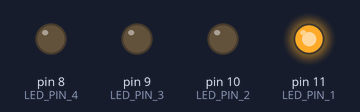
Simulated run of this sketch. Board: Arduino Uno, built with avr-gcc and run on an emulated ATmega328P. Parts: output pins drawn as LEDs (lit = HIGH).

Above: at 2.5 s.
At 7.5 s:
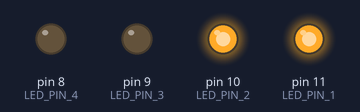
At 12.5 s:
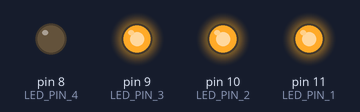
At 17.5 s:
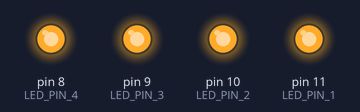
At 22.5 s:
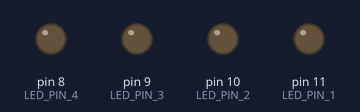
Timing chart, 0 to 32.5 s (numbered marks = the images above):
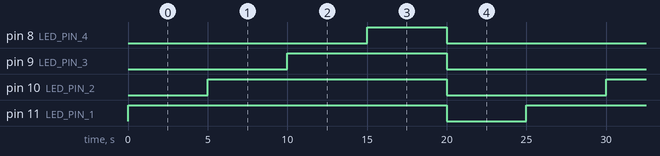

The sketch:

roller_00.ino
```cpp
#define LED_PIN_1 11
#define LED_PIN_2 10
#define LED_PIN_3 9
#define LED_PIN_4 8
void setup()
{
  pinMode(LED_PIN_1, OUTPUT);
  pinMode(LED_PIN_2, OUTPUT);
  pinMode(LED_PIN_3, OUTPUT);
  pinMode(LED_PIN_4, OUTPUT);
}

void loop()
{
  digitalWrite(LED_PIN_1, HIGH);
  delay(5000);
  digitalWrite(LED_PIN_2, HIGH);
  delay(5000);
  digitalWrite(LED_PIN_3, HIGH);
  delay(5000);
  digitalWrite(LED_PIN_4, HIGH);
  delay(5000);
  digitalWrite(LED_PIN_4, LOW);
  digitalWrite(LED_PIN_3, LOW);
  digitalWrite(LED_PIN_2, LOW);
  digitalWrite(LED_PIN_1, LOW);
  delay(5000);
}
```

Measured:
- by itself, pin 8 (LED_PIN_4): alternates HIGH for 5.0 s and LOW for 20.0 s
- by itself, pin 9 (LED_PIN_3): alternates HIGH for 10.0 s and LOW for 15.0 s
- by itself, pin 10 (LED_PIN_2): alternates HIGH for 15.0 s and LOW for 10.0 s
- by itself, pin 11 (LED_PIN_1): alternates HIGH for 20.0 s and LOW for 5.0 s
